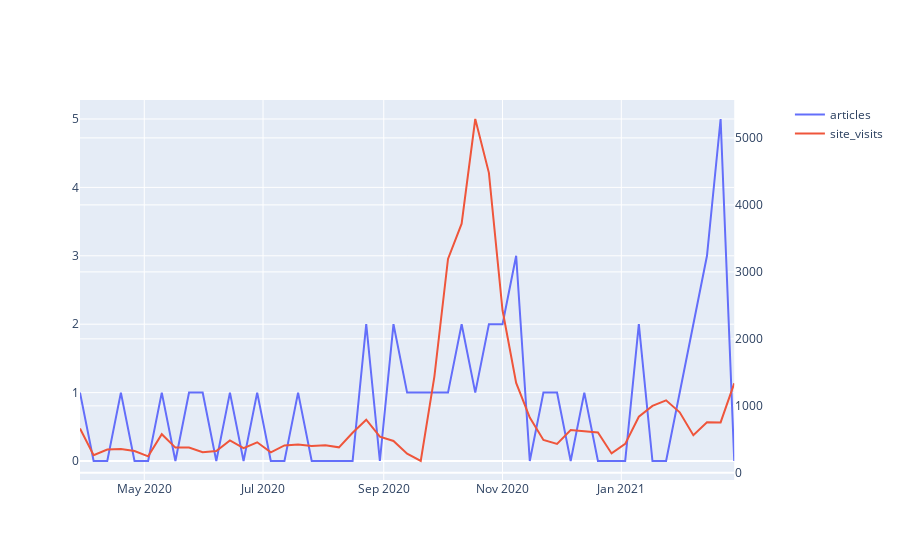

Notebook source saved alongside this figure:
### Code cell
fig.add_trace(
    go.Scatter(x=merged_df.datetime, y=merged_df.article_count, name='articles')
)

fig.add_trace(
    go.Scatter(x=merged_df.datetime, y=merged_df.users, name='site_visits', yaxis="y2"),
)

"""fig.add_trace(
    go.Scatter(x=merged_df.datetime, y=merged_df.trend_value, name='google_trends', yaxis="y3"),
)"""

fig.show()
